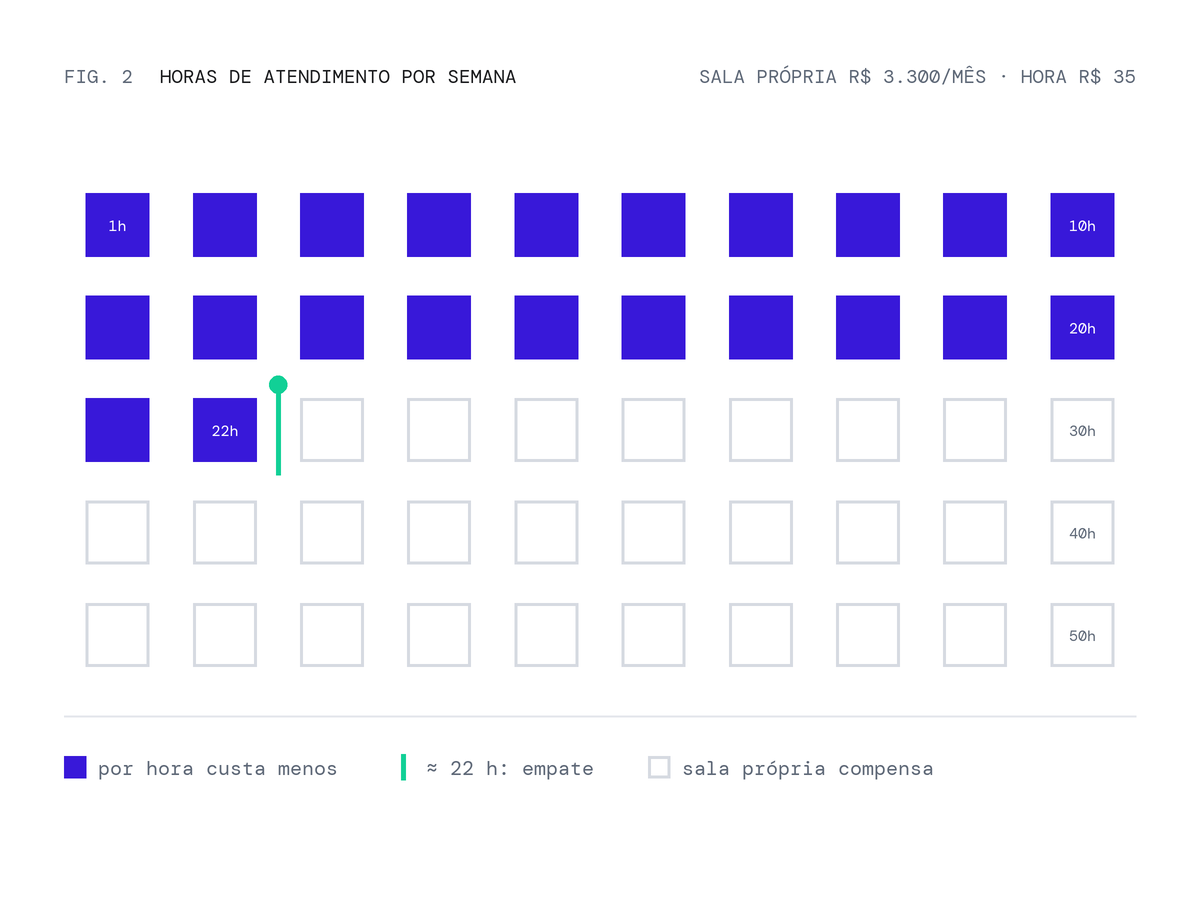

The Python source for this figure:
"""Fig. 2: horas por semana em que alugar por hora custa menos que manter sala própria."""
import sys
from PIL import Image, ImageDraw, ImageFont
OUT = sys.argv[1]
FONTS = "/Users/felipefernandes/.claude/skills/canvas-design/canvas-fonts/"
S = 2
W, H = 1200 * S, 900 * S
M = 64 * S
BG, IDLE, INK, INK_DARK = (255, 255, 255), (214, 218, 225), (95, 105, 120), (28, 29, 31)
BRAND, BRAND_SOFT, MINT, GRID = (56, 24, 217), (138, 110, 244), (17, 208, 150), (228, 231, 236)
mono = lambda size: ImageFont.truetype(FONTS + "DMMono-Regular.ttf", size * S)
img = Image.new("RGB", (W, H), BG); d = ImageDraw.Draw(img)

d.text((M, M), "FIG. 2", font=mono(19), fill=INK)
d.text((M + 96 * S, M), "HORAS DE ATENDIMENTO POR SEMANA", font=mono(19), fill=INK_DARK)
r = "SALA PRÓPRIA R$ 3.300/MÊS · HORA R$ 35"
d.text((W - M - d.textlength(r, font=mono(19)), M), r, font=mono(19), fill=INK)

COLS, ROWS, BREAK = 10, 5, 22
X0, Y0 = M, M + 110 * S
X1, Y1 = W - M, H - M - 150 * S
step_x = (X1 - X0) / COLS
step_y = (Y1 - Y0) / ROWS
cell = min(step_x, step_y) * 0.62
for n in range(COLS * ROWS):
    i, j = n % COLS, n // COLS
    cx, cy = X0 + step_x * (i + 0.5), Y0 + step_y * (j + 0.5)
    box = [cx - cell / 2, cy - cell / 2, cx + cell / 2, cy + cell / 2]
    hour = n + 1
    if hour <= BREAK:
        d.rectangle(box, fill=BRAND)
    else:
        d.rectangle(box, fill=BG, outline=IDLE, width=3 * S)
    if hour in (1, 10, 20, 22, 30, 40, 50):
        lab = f"{hour}h"
        f = mono(15)
        col = (255, 255, 255) if hour <= BREAK else INK
        d.text((cx - d.textlength(lab, font=f) / 2, cy - 9 * S), lab, font=f, fill=col)

# marcador do ponto de equilíbrio: depois da hora 22 (linha 3, coluna 2)
bi, bj = BREAK % COLS, BREAK // COLS
mx = X0 + step_x * bi
d.line([(mx, Y0 + step_y * bj + 6 * S), (mx, Y0 + step_y * (bj + 1) - 6 * S)], fill=MINT, width=5 * S)
d.ellipse([mx - 9 * S, Y0 + step_y * bj - 3 * S, mx + 9 * S, Y0 + step_y * bj + 15 * S], fill=MINT)

# legenda
fy = Y1 + 70 * S
f = mono(20)
items = [("fill", BRAND, "por hora custa menos"), ("line", MINT, "≈ 22 h: empate"), ("outline", IDLE, "sala própria compensa")]
lx = M
for kind, color, text in items:
    if kind == "fill":
        d.rectangle([lx, fy, lx + 22 * S, fy + 22 * S], fill=color)
    elif kind == "outline":
        d.rectangle([lx, fy, lx + 22 * S, fy + 22 * S], outline=color, width=3 * S)
    else:
        d.line([(lx + 11 * S, fy - 2 * S), (lx + 11 * S, fy + 24 * S)], fill=color, width=5 * S)
    d.text((lx + 34 * S, fy - 1 * S), text, font=f, fill=INK)
    lx += 34 * S + d.textlength(text, font=f) + 54 * S
d.line([(M, Y1 + 30 * S), (W - M, Y1 + 30 * S)], fill=GRID, width=2 * S)
img.resize((W // S, H // S), Image.LANCZOS).save(OUT); print("ok")
